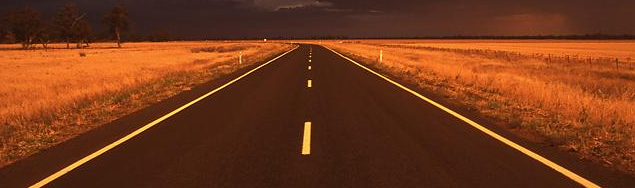
%> input picture Practicas/Practica5_DeteccionBordes/P5.tif, 635 x 188 px
$ octave Practica_5_primera_parte.m   (GNU Octave 9; MATLAB toolbox functions it lacks are replaced by stand-ins)
%> lines starting %> are read from the running program, lines starting %| are printed output that depends on the picture
% Ejercicio 1
% -------------------------------------------------------------------------
imagenP5 = imread("P5.tif");
%> imagenP5 is the input picture: size 188x635x3 uint8; mean R, G, B 115.4, 56.6, 25.9

% Conseguir la imagen de intensidad
imagenP5Intensidad = rgb2gray(imagenP5);
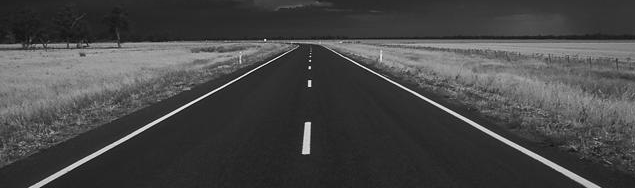
%> imagenP5Intensidad: size 188x635 uint8; min 11, max 243, mean 70.6

% Conseguir imagen de intensidad con filtro gaussiano
filtroGaussiano = fspecial("gaussian", [5, 5], ...
    1.0);
imagenP5IntensidadGauss = imfilter(imagenP5Intensidad, ...
    filtroGaussiano, ...
    "conv", "replicate");
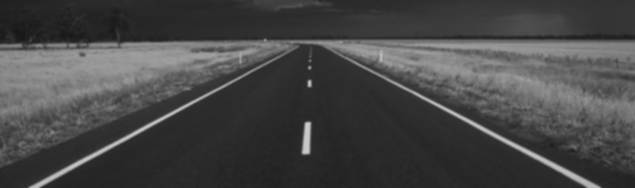
%> imagenP5IntensidadGauss: size 188x635 uint8; min 23, max 208, mean 70.6

% Mostrar ambas imágenes
figure;
subplot(1, 2, 1);
imshow(imagenP5Intensidad);
title("Imagen de intensidad");
subplot(1, 2, 2);
imshow(imagenP5IntensidadGauss);
title("Imagen intensidad con filtro gaussiano 5x5");

% Ejercicio 2
% -------------------------------------------------------------------------

% Calcular el número de filas de la imagen
N = size(imagenP5Intensidad, 1);
%> N = 188

% Calcular las posiciones de las líneas horizontales
posicionesLineas = round([0.25*N, 0.5*N, 0.75*N]);
%> posicionesLineas = [47 94 141]

% Calcular los perfiles de intensidad para cada línea horizontal
perfil_25 = imagenP5Intensidad(posicionesLineas(1), :);
%> perfil_25 = 635 values, max 165 at index 440, min 27 at index 302, mean 127.1
perfil_50 = imagenP5Intensidad(posicionesLineas(2), :);
%> perfil_50 = 635 values, max 232 at index 210, min 24 at index 215, mean 85.56
perfil_75 = imagenP5Intensidad(posicionesLineas(3), :);
%> perfil_75 = 635 values, max 214 at index 124, min 25 at index 128, mean 55.22

% Crear el gráfico para los perfiles de intensidad
figure;
plot(perfil_25, "r", "LineWidth", 1.5);
hold on;
plot(perfil_50, "g", "LineWidth", 1.5);
plot(perfil_75, "b", "LineWidth", 1.5);
hold off;

xlabel("Posición en la imagen");
ylabel("Intensidad");
axis("equal");
title("Perfiles de intensidad en líneas horizontales");
legend("25% de la altura", "50% de la altura", "75% de la altura");
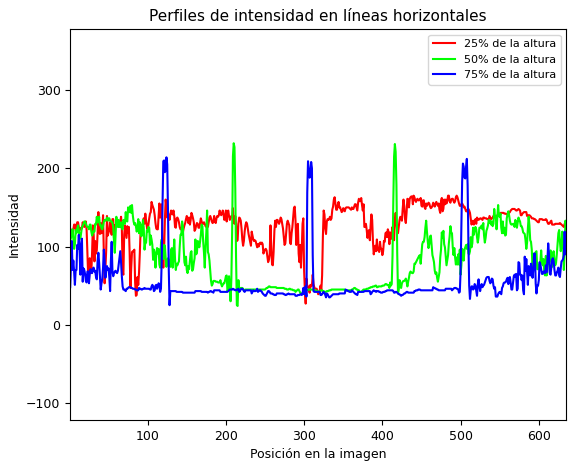
%> figure redrawn from the program's plot data; curve peaks at x = 440, y = 165; curve peaks at x = 210, y = 232; curve peaks at x = 124, y = 214

% Se puede observar como hay un gran variación en los niveles de gris
% sobre todo en el 75% de la altura donde la separación de bordes es
% clara.
